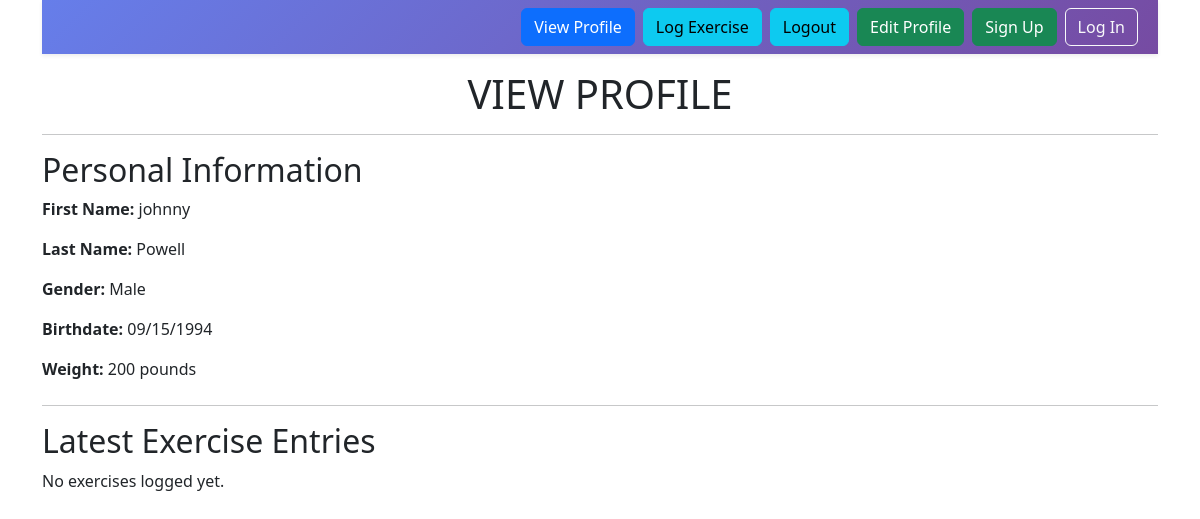
/project3/viewprofile.php (signed in), run on the app's committed database.
### tables this page shows
CREATE TABLE `exercise_user` (
  `id` int NOT NULL AUTO_INCREMENT,
  `first_name` varchar(255) NOT NULL,
  `last_name` varchar(255) NOT NULL,
  `gender` varchar(10) NOT NULL,
  `birthdate` date NOT NULL,
  `weight` int NOT NULL,
  `user_name` varchar(50) NOT NULL,
  `password_hash` varchar(255) NOT NULL,
  PRIMARY KEY (`id`)
);

### project3/queryutils.php (called while the page is built, shortened)
<?php
function parameterizedQuery($dbc, $query, $data_types, ...$query_parameters)
{
    $validated = false;
    if ($stmt = mysqli_prepare($dbc, $query))
    {
        if (mysqli_stmt_bind_param($stmt, $data_types, ...$query_parameters)
                && mysqli_stmt_execute($stmt))
        {
            $validated = mysqli_stmt_get_result($stmt);
        }
    }
    return $validated;
}
?>

### project3/viewprofile.php (the view, shortened to what this page needs)
<?php
$page_title = "VIEW PROFILE";
require_once "queryutils.php";
$userid = isset($_SESSION["user_id"]) ? $_SESSION["user_id"] : null;
$logData = [];
if ($userid) {
    $dbc = mysqli_connect(DB_HOST, DB_USER, DB_PASSWORD, DB_NAME) or
        trigger_error("Error connecting to database.", E_USER_ERROR);
    $query_profile = "SELECT first_name, last_name, gender, birthdate, weight FROM exercise_user WHERE id = ?";
    $result_profile = parameterizedQuery($dbc, $query_profile, "i", $userid);
    $profile = mysqli_fetch_array($result_profile);
}
?>
<!DOCTYPE html>
<html lang="en">
<head>
    <link href="https://cdn.jsdelivr.net/npm/bootstrap@5.2.2/dist/css/bootstrap.min.css" rel="stylesheet">
</head>
</head>
<body class="container">
    <?php require_once "navmenu.php"; ?>
    <h1 class="pt-3 text-center"><?= $page_title ?></h1>
    <hr>
    <div class="profile mb-4">
        <h2>Personal Information</h2>
        <?php if ($profile): ?>
            <p><strong>First Name:</strong> <?php echo htmlspecialchars($profile["first_name"]); ?></p>
            <p><strong>Last Name:</strong> <?php echo htmlspecialchars($profile["last_name"]); ?></p>
            <p><strong>Gender:</strong> <?php echo htmlspecialchars($profile["gender"]); ?></p>
            <p><strong>Birthdate:</strong> <?php echo date("m/d/Y", strtotime($profile["birthdate"])); ?></p>
            <p><strong>Weight:</strong> <?php echo htmlspecialchars($profile["weight"]); ?> pounds</p>
        <?php else: ?>
            <p class="text-danger">Profile information not found. Please contact support.</p>
        <?php endif; ?>
    </div>
    <hr>
    <h2>Latest Exercise Entries</h2>
    <?php if (empty($logData)): ?>
        <p>No exercises logged yet.</p>
    <?php endif; ?>
</body>
</html>

### data on the page
exercise_user: first_name "johnny", last_name "Powell", gender "Male", birthdate "09/15/1994", weight "200"

### other printed values
$page_title "VIEW PROFILE"
